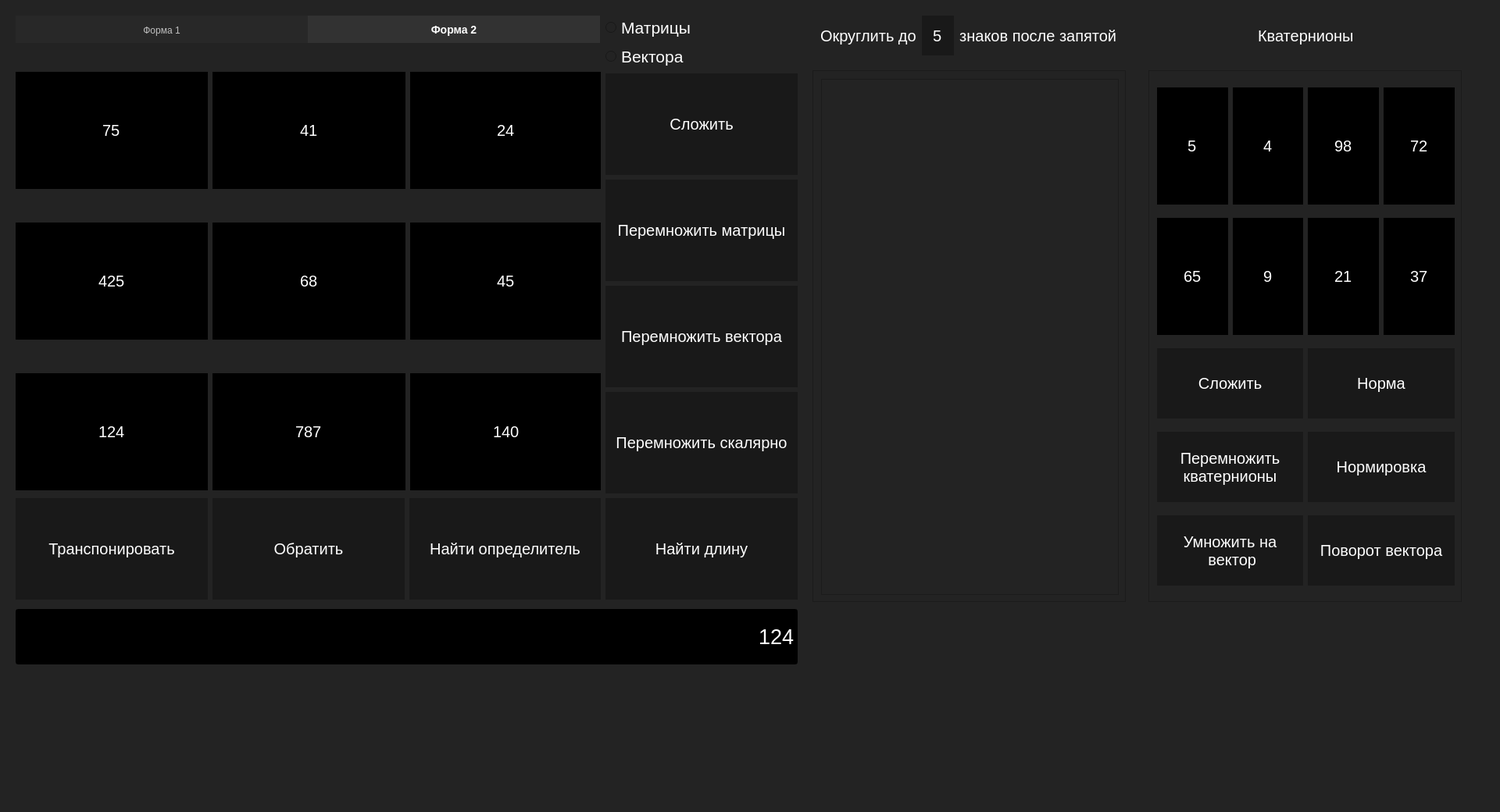
<?xml version="1.0" encoding="UTF-8"?>
<ui version="4.0">
 <class>MainWindow</class>
 <widget class="QMainWindow" name="MainWindow">
  <property name="geometry">
   <rect>
    <x>0</x>
    <y>0</y>
    <width>1920</width>
    <height>1040</height>
   </rect>
  </property>
  <property name="windowTitle">
   <string>MainWindow</string>
  </property>
  <property name="styleSheet">
   <string notr="true">

background-color:rgb(35, 35, 35);
</string>
  </property>
  <widget class="QWidget" name="centralwidget">
   <widget class="QScrollArea" name="scrollArea_3">
    <property name="geometry">
     <rect>
      <x>10</x>
      <y>0</y>
      <width>1021</width>
      <height>921</height>
     </rect>
    </property>
    <property name="styleSheet">
     <string notr="true">QPushButton
{
background-color: rgb(25, 25, 25);
color:white;
height: 130px;
font-size: 20px;
border: none;
}

QPushButton:pressed
{
background-color: rgb(40, 40, 40);
}

QScrollArea
{
border:none
}

</string>
    </property>
    <property name="widgetResizable">
     <bool>true</bool>
    </property>
    <widget class="QWidget" name="scrollAreaWidgetContents_3">
     <property name="geometry">
      <rect>
       <x>0</x>
       <y>0</y>
       <width>1021</width>
       <height>921</height>
      </rect>
     </property>
     <widget class="QWidget" name="gridLayoutWidget_3">
      <property name="geometry">
       <rect>
        <x>10</x>
        <y>20</y>
        <width>1001</width>
        <height>754</height>
       </rect>
      </property>
      <layout class="QGridLayout" name="gridLayout_3">
       <item row="6" column="2">
        <widget class="QPushButton" name="det">
         <property name="text">
          <string>Найти определитель</string>
         </property>
        </widget>
       </item>
       <item row="3" column="3">
        <widget class="QPushButton" name="matrix">
         <property name="text">
          <string>Перемножить матрицы</string>
         </property>
        </widget>
       </item>
       <item row="2" column="3">
        <widget class="QPushButton" name="plus">
         <property name="text">
          <string>Сложить</string>
         </property>
        </widget>
       </item>
       <item row="1" column="3">
        <widget class="QRadioButton" name="radioButton_2">
         <property name="font">
          <font>
           <pointsize>16</pointsize>
          </font>
         </property>
         <property name="styleSheet">
          <string notr="true">color: white</string>
         </property>
         <property name="text">
          <string>Вектора</string>
         </property>
        </widget>
       </item>
       <item row="0" column="3">
        <widget class="QRadioButton" name="radioButton">
         <property name="font">
          <font>
           <pointsize>16</pointsize>
          </font>
         </property>
         <property name="styleSheet">
          <string notr="true">color: white</string>
         </property>
         <property name="text">
          <string>Матрицы</string>
         </property>
        </widget>
       </item>
       <item row="6" column="0">
        <widget class="QPushButton" name="transpose">
         <property name="text">
          <string>Транспонировать</string>
         </property>
        </widget>
       </item>
       <item row="0" column="0" rowspan="6" colspan="3">
        <widget class="QTabWidget" name="tabWidget_2">
         <property name="styleSheet">
          <string notr="true">QLineEdit
{
height: 150px;
background-color: black;
color: white;
border: none;
font-size: 20px;
}

QLineEdit:hover
{
background-color: rgb(40, 40, 40);
}

QTabWidget
{
border:none
}

QTabWidget::pane
{
border:none
}

QTabBar::tab
{
background-color:rgb(40, 40, 40);
color: silver;
min-width:374px;
min-height:35px;
}

QTabBar::tab:selected
{
background-color:rgb(50, 50, 50);
color: white;
font-weight:bold;
font-size: 14px
}

</string>
         </property>
         <property name="currentIndex">
          <number>1</number>
         </property>
         <property name="tabBarAutoHide">
          <bool>false</bool>
         </property>
         <widget class="QWidget" name="tab_3">
          <property name="styleSheet">
           <string notr="true"/>
          </property>
          <attribute name="title">
           <string>Форма 1</string>
          </attribute>
          <widget class="QWidget" name="gridLayoutWidget_7">
           <property name="geometry">
            <rect>
             <x>0</x>
             <y>0</y>
             <width>751</width>
             <height>611</height>
            </rect>
           </property>
           <layout class="QGridLayout" name="gridLayout_7">
            <property name="sizeConstraint">
             <enum>QLayout::SetDefaultConstraint</enum>
            </property>
            <item row="2" column="1">
             <widget class="QLineEdit" name="lineEdit_20">
              <property name="text">
               <string>36</string>
              </property>
              <property name="alignment">
               <set>Qt::AlignCenter</set>
              </property>
             </widget>
            </item>
            <item row="1" column="1">
             <widget class="QLineEdit" name="lineEdit_21">
              <property name="text">
               <string>57</string>
              </property>
              <property name="alignment">
               <set>Qt::AlignCenter</set>
              </property>
             </widget>
            </item>
            <item row="2" column="0">
             <widget class="QLineEdit" name="lineEdit_22">
              <property name="text">
               <string>658</string>
              </property>
              <property name="alignment">
               <set>Qt::AlignCenter</set>
              </property>
             </widget>
            </item>
            <item row="1" column="2">
             <widget class="QLineEdit" name="lineEdit_23">
              <property name="text">
               <string>574</string>
              </property>
              <property name="alignment">
               <set>Qt::AlignCenter</set>
              </property>
             </widget>
            </item>
            <item row="0" column="2">
             <widget class="QLineEdit" name="lineEdit_24">
              <property name="text">
               <string>43</string>
              </property>
              <property name="alignment">
               <set>Qt::AlignCenter</set>
              </property>
             </widget>
            </item>
            <item row="0" column="1">
             <widget class="QLineEdit" name="lineEdit_25">
              <property name="text">
               <string>23</string>
              </property>
              <property name="alignment">
               <set>Qt::AlignCenter</set>
              </property>
             </widget>
            </item>
            <item row="0" column="0">
             <widget class="QLineEdit" name="lineEdit_26">
              <property name="text">
               <string>235</string>
              </property>
              <property name="alignment">
               <set>Qt::AlignCenter</set>
              </property>
             </widget>
            </item>
            <item row="2" column="2">
             <widget class="QLineEdit" name="lineEdit_27">
              <property name="styleSheet">
               <string notr="true"/>
              </property>
              <property name="text">
               <string>745</string>
              </property>
              <property name="alignment">
               <set>Qt::AlignCenter</set>
              </property>
             </widget>
            </item>
            <item row="1" column="0">
             <widget class="QLineEdit" name="lineEdit_28">
              <property name="text">
               <string>57</string>
              </property>
              <property name="alignment">
               <set>Qt::AlignCenter</set>
              </property>
             </widget>
            </item>
           </layout>
          </widget>
         </widget>
         <widget class="QWidget" name="tab_4">
          <attribute name="title">
           <string>Форма 2</string>
          </attribute>
          <widget class="QWidget" name="gridLayoutWidget_8">
           <property name="geometry">
            <rect>
             <x>0</x>
             <y>0</y>
             <width>751</width>
             <height>611</height>
            </rect>
           </property>
           <layout class="QGridLayout" name="gridLayout_8">
            <property name="sizeConstraint">
             <enum>QLayout::SetDefaultConstraint</enum>
            </property>
            <item row="2" column="2">
             <widget class="QLineEdit" name="lineEdit_29">
              <property name="styleSheet">
               <string notr="true"/>
              </property>
              <property name="text">
               <string>140</string>
              </property>
              <property name="alignment">
               <set>Qt::AlignCenter</set>
              </property>
             </widget>
            </item>
            <item row="1" column="2">
             <widget class="QLineEdit" name="lineEdit_30">
              <property name="text">
               <string>45</string>
              </property>
              <property name="alignment">
               <set>Qt::AlignCenter</set>
              </property>
             </widget>
            </item>
            <item row="2" column="0">
             <widget class="QLineEdit" name="lineEdit_31">
              <property name="text">
               <string>124</string>
              </property>
              <property name="alignment">
               <set>Qt::AlignCenter</set>
              </property>
             </widget>
            </item>
            <item row="2" column="1">
             <widget class="QLineEdit" name="lineEdit_32">
              <property name="text">
               <string>787</string>
              </property>
              <property name="alignment">
               <set>Qt::AlignCenter</set>
              </property>
             </widget>
            </item>
            <item row="1" column="1">
             <widget class="QLineEdit" name="lineEdit_33">
              <property name="text">
               <string>68</string>
              </property>
              <property name="alignment">
               <set>Qt::AlignCenter</set>
              </property>
             </widget>
            </item>
            <item row="0" column="1">
             <widget class="QLineEdit" name="lineEdit_34">
              <property name="text">
               <string>41</string>
              </property>
              <property name="alignment">
               <set>Qt::AlignCenter</set>
              </property>
             </widget>
            </item>
            <item row="0" column="2">
             <widget class="QLineEdit" name="lineEdit_35">
              <property name="text">
               <string>24</string>
              </property>
              <property name="alignment">
               <set>Qt::AlignCenter</set>
              </property>
             </widget>
            </item>
            <item row="0" column="0">
             <widget class="QLineEdit" name="lineEdit_36">
              <property name="text">
               <string>75</string>
              </property>
              <property name="alignment">
               <set>Qt::AlignCenter</set>
              </property>
             </widget>
            </item>
            <item row="1" column="0">
             <widget class="QLineEdit" name="lineEdit_37">
              <property name="text">
               <string>425</string>
              </property>
              <property name="alignment">
               <set>Qt::AlignCenter</set>
              </property>
             </widget>
            </item>
           </layout>
          </widget>
         </widget>
        </widget>
       </item>
       <item row="6" column="3">
        <widget class="QPushButton" name="length">
         <property name="text">
          <string>Найти длину</string>
         </property>
        </widget>
       </item>
       <item row="5" column="3">
        <widget class="QPushButton" name="scalar">
         <property name="text">
          <string>Перемножить скалярно</string>
         </property>
        </widget>
       </item>
       <item row="4" column="3">
        <widget class="QPushButton" name="vector">
         <property name="text">
          <string>Перемножить вектора</string>
         </property>
        </widget>
       </item>
       <item row="6" column="1">
        <widget class="QPushButton" name="inverse">
         <property name="text">
          <string>Обратить</string>
         </property>
        </widget>
       </item>
      </layout>
     </widget>
     <widget class="QLineEdit" name="lineEdit_19">
      <property name="geometry">
       <rect>
        <x>10</x>
        <y>780</y>
        <width>1001</width>
        <height>71</height>
       </rect>
      </property>
      <property name="font">
       <font>
        <pointsize>20</pointsize>
       </font>
      </property>
      <property name="styleSheet">
       <string notr="true">background-color: black;
color: white</string>
      </property>
      <property name="text">
       <string>124</string>
      </property>
      <property name="alignment">
       <set>Qt::AlignRight|Qt::AlignTrailing|Qt::AlignVCenter</set>
      </property>
      <property name="readOnly">
       <bool>true</bool>
      </property>
     </widget>
    </widget>
   </widget>
   <widget class="QScrollArea" name="scrollArea">
    <property name="geometry">
     <rect>
      <x>1040</x>
      <y>90</y>
      <width>401</width>
      <height>681</height>
     </rect>
    </property>
    <property name="widgetResizable">
     <bool>true</bool>
    </property>
    <widget class="QWidget" name="scrollAreaWidgetContents">
     <property name="geometry">
      <rect>
       <x>0</x>
       <y>0</y>
       <width>399</width>
       <height>679</height>
      </rect>
     </property>
     <widget class="QTableWidget" name="tableWidget">
      <property name="geometry">
       <rect>
        <x>10</x>
        <y>10</y>
        <width>381</width>
        <height>661</height>
       </rect>
      </property>
      <property name="font">
       <font>
        <pointsize>20</pointsize>
       </font>
      </property>
      <property name="styleSheet">
       <string notr="true">color:white;
text-align: center;</string>
      </property>
      <property name="lineWidth">
       <number>5</number>
      </property>
      <property name="gridStyle">
       <enum>Qt::NoPen</enum>
      </property>
      <property name="rowCount">
       <number>0</number>
      </property>
      <property name="columnCount">
       <number>0</number>
      </property>
      <attribute name="horizontalHeaderVisible">
       <bool>false</bool>
      </attribute>
      <attribute name="verticalHeaderVisible">
       <bool>false</bool>
      </attribute>
     </widget>
    </widget>
   </widget>
   <widget class="QLabel" name="label_2">
    <property name="geometry">
     <rect>
      <x>1050</x>
      <y>30</y>
      <width>391</width>
      <height>31</height>
     </rect>
    </property>
    <property name="font">
     <font>
      <pointsize>15</pointsize>
     </font>
    </property>
    <property name="styleSheet">
     <string notr="true">color: white
</string>
    </property>
    <property name="text">
     <string>Округлить до          знаков после запятой</string>
    </property>
   </widget>
   <widget class="QLineEdit" name="lineEdit">
    <property name="geometry">
     <rect>
      <x>1180</x>
      <y>20</y>
      <width>41</width>
      <height>51</height>
     </rect>
    </property>
    <property name="font">
     <font>
      <pointsize>15</pointsize>
     </font>
    </property>
    <property name="styleSheet">
     <string notr="true">border: none;
color:white;
background-color: rgb(25, 25, 25)</string>
    </property>
    <property name="text">
     <string>5</string>
    </property>
    <property name="alignment">
     <set>Qt::AlignCenter</set>
    </property>
   </widget>
   <widget class="QScrollArea" name="scrollArea_2">
    <property name="geometry">
     <rect>
      <x>1470</x>
      <y>90</y>
      <width>401</width>
      <height>681</height>
     </rect>
    </property>
    <property name="styleSheet">
     <string notr="true">QLineEdit
{
height: 150px;
background-color: black;
color: white;
border: none;
font-size: 20px;
}

QLineEdit:hover
{
background-color: rgb(40, 40, 40);
}

QPushButton
{
background-color: rgb(25, 25, 25);
color:white;
height: 90px;
font-size: 20px;
border: none;
}

QPushButton:pressed
{
background-color: rgb(40, 40, 40);
}

</string>
    </property>
    <property name="widgetResizable">
     <bool>true</bool>
    </property>
    <widget class="QWidget" name="scrollAreaWidgetContents_4">
     <property name="geometry">
      <rect>
       <x>0</x>
       <y>0</y>
       <width>399</width>
       <height>679</height>
      </rect>
     </property>
     <widget class="QWidget" name="gridLayoutWidget">
      <property name="geometry">
       <rect>
        <x>10</x>
        <y>10</y>
        <width>381</width>
        <height>661</height>
       </rect>
      </property>
      <layout class="QGridLayout" name="gridLayout">
       <item row="0" column="0">
        <widget class="QLineEdit" name="lineEdit_38">
         <property name="styleSheet">
          <string notr="true"/>
         </property>
         <property name="text">
          <string>5</string>
         </property>
         <property name="alignment">
          <set>Qt::AlignCenter</set>
         </property>
        </widget>
       </item>
       <item row="0" column="1">
        <widget class="QLineEdit" name="lineEdit_39">
         <property name="styleSheet">
          <string notr="true"/>
         </property>
         <property name="text">
          <string>4</string>
         </property>
         <property name="alignment">
          <set>Qt::AlignCenter</set>
         </property>
        </widget>
       </item>
       <item row="0" column="3">
        <widget class="QLineEdit" name="lineEdit_41">
         <property name="styleSheet">
          <string notr="true"/>
         </property>
         <property name="text">
          <string>72</string>
         </property>
         <property name="alignment">
          <set>Qt::AlignCenter</set>
         </property>
        </widget>
       </item>
       <item row="1" column="1">
        <widget class="QLineEdit" name="lineEdit_43">
         <property name="styleSheet">
          <string notr="true"/>
         </property>
         <property name="text">
          <string>9</string>
         </property>
         <property name="alignment">
          <set>Qt::AlignCenter</set>
         </property>
        </widget>
       </item>
       <item row="2" column="0" colspan="2">
        <widget class="QPushButton" name="k_sum">
         <property name="text">
          <string>Сложить</string>
         </property>
        </widget>
       </item>
       <item row="0" column="2">
        <widget class="QLineEdit" name="lineEdit_40">
         <property name="styleSheet">
          <string notr="true"/>
         </property>
         <property name="text">
          <string>98</string>
         </property>
         <property name="alignment">
          <set>Qt::AlignCenter</set>
         </property>
        </widget>
       </item>
       <item row="1" column="2">
        <widget class="QLineEdit" name="lineEdit_44">
         <property name="styleSheet">
          <string notr="true"/>
         </property>
         <property name="text">
          <string>21</string>
         </property>
         <property name="alignment">
          <set>Qt::AlignCenter</set>
         </property>
        </widget>
       </item>
       <item row="1" column="3">
        <widget class="QLineEdit" name="lineEdit_45">
         <property name="styleSheet">
          <string notr="true"/>
         </property>
         <property name="text">
          <string>37</string>
         </property>
         <property name="alignment">
          <set>Qt::AlignCenter</set>
         </property>
        </widget>
       </item>
       <item row="2" column="2" colspan="2">
        <widget class="QPushButton" name="k_n">
         <property name="text">
          <string>Норма</string>
         </property>
        </widget>
       </item>
       <item row="1" column="0">
        <widget class="QLineEdit" name="lineEdit_42">
         <property name="styleSheet">
          <string notr="true"/>
         </property>
         <property name="text">
          <string>65</string>
         </property>
         <property name="alignment">
          <set>Qt::AlignCenter</set>
         </property>
        </widget>
       </item>
       <item row="3" column="0" colspan="2">
        <widget class="QPushButton" name="k_mul">
         <property name="text">
          <string>Перемножить 
кватернионы</string>
         </property>
        </widget>
       </item>
       <item row="3" column="2" colspan="2">
        <widget class="QPushButton" name="k_norm">
         <property name="text">
          <string>Нормировка</string>
         </property>
        </widget>
       </item>
       <item row="4" column="2" colspan="2">
        <widget class="QPushButton" name="k_rot">
         <property name="text">
          <string>Поворот вектора</string>
         </property>
        </widget>
       </item>
       <item row="4" column="0" colspan="2">
        <widget class="QPushButton" name="k_vec_mul">
         <property name="text">
          <string>Умножить на
 вектор</string>
         </property>
        </widget>
       </item>
      </layout>
     </widget>
    </widget>
   </widget>
   <widget class="QLabel" name="label_3">
    <property name="geometry">
     <rect>
      <x>1610</x>
      <y>30</y>
      <width>131</width>
      <height>31</height>
     </rect>
    </property>
    <property name="font">
     <font>
      <pointsize>15</pointsize>
     </font>
    </property>
    <property name="styleSheet">
     <string notr="true">color: white
</string>
    </property>
    <property name="text">
     <string>Кватернионы</string>
    </property>
   </widget>
  </widget>
  <widget class="QMenuBar" name="menubar">
   <property name="geometry">
    <rect>
     <x>0</x>
     <y>0</y>
     <width>1920</width>
     <height>19</height>
    </rect>
   </property>
  </widget>
  <widget class="QStatusBar" name="statusbar"/>
 </widget>
 <tabstops>
  <tabstop>tabWidget_2</tabstop>
  <tabstop>lineEdit_26</tabstop>
  <tabstop>lineEdit_25</tabstop>
  <tabstop>lineEdit_24</tabstop>
  <tabstop>lineEdit_28</tabstop>
  <tabstop>lineEdit_21</tabstop>
  <tabstop>lineEdit_23</tabstop>
  <tabstop>lineEdit_22</tabstop>
  <tabstop>lineEdit_20</tabstop>
  <tabstop>lineEdit_27</tabstop>
  <tabstop>lineEdit_36</tabstop>
  <tabstop>lineEdit_34</tabstop>
  <tabstop>lineEdit_35</tabstop>
  <tabstop>lineEdit_37</tabstop>
  <tabstop>lineEdit_33</tabstop>
  <tabstop>lineEdit_30</tabstop>
  <tabstop>lineEdit_31</tabstop>
  <tabstop>lineEdit_32</tabstop>
  <tabstop>lineEdit_29</tabstop>
  <tabstop>scrollArea_3</tabstop>
  <tabstop>matrix</tabstop>
  <tabstop>vector</tabstop>
  <tabstop>transpose</tabstop>
  <tabstop>inverse</tabstop>
  <tabstop>det</tabstop>
  <tabstop>plus</tabstop>
  <tabstop>length</tabstop>
  <tabstop>scalar</tabstop>
  <tabstop>lineEdit_19</tabstop>
  <tabstop>scrollArea</tabstop>
 </tabstops>
 <resources/>
 <connections/>
</ui>
